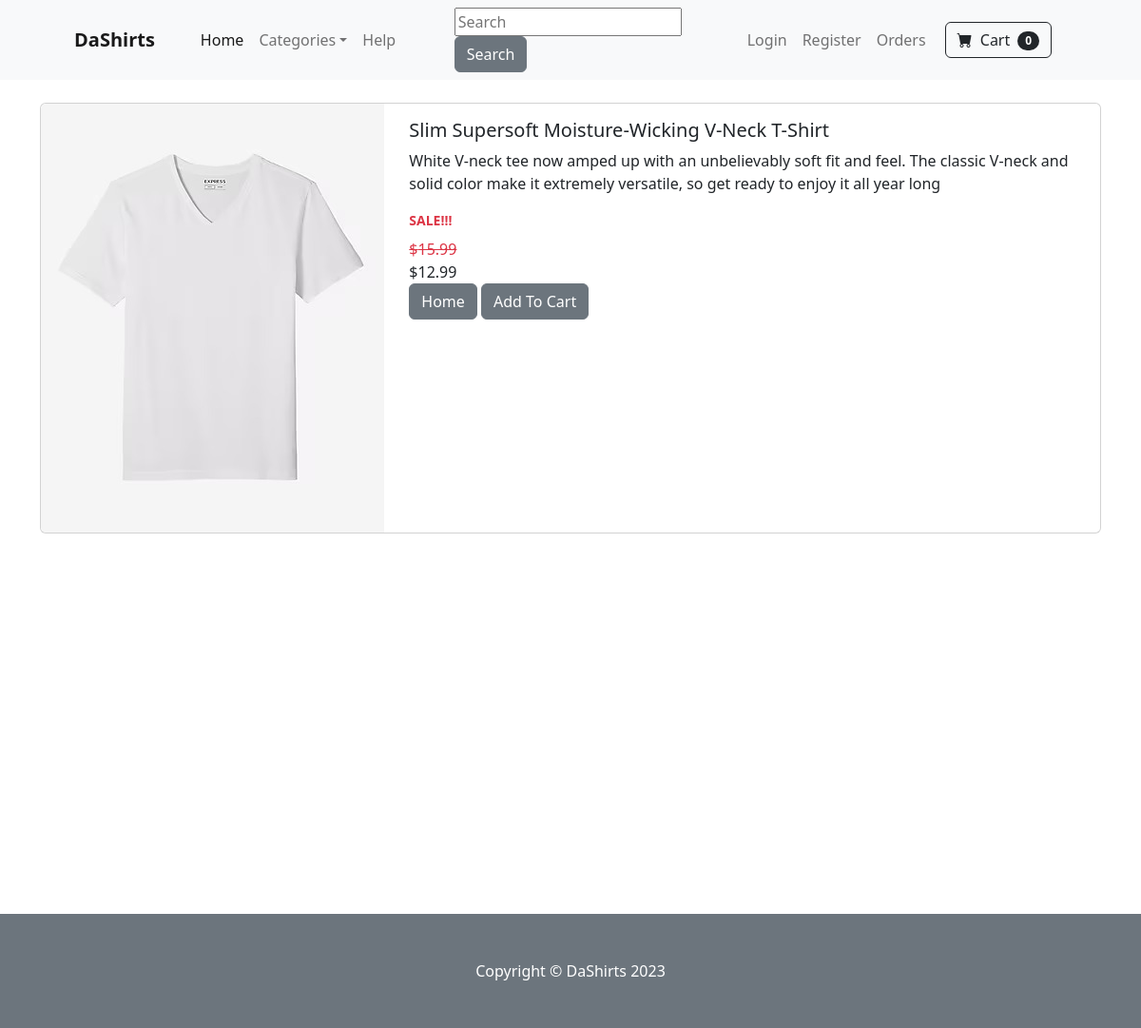
Page /product/1 on the committed database.
### store/models.py (models this page shows, shortened)
class Product(models.Model):
    id = models.AutoField(primary_key=True)
    name = models.CharField(max_length=100)
    price = models.DecimalField(default=0, decimal_places=2, max_digits=6)
    category = models.ForeignKey(Category, on_delete=models.CASCADE, default=1)
    description = models.TextField(blank=True, null=True)
    image = models.ImageField(upload_to='uploads/product/')
    on_sale = models.BooleanField(default=False)
    sale_price = models.DecimalField(default=0, decimal_places=2, max_digits=6)

### store/views.py (the view)
# urls.py: path('product/<int:pk>', views.product, name='product'), #go to product page based on product (primary key) number
def product(request,pk):
    product = Product.objects.get(id=pk)
    return render(request, 'product.html', {'product':product})

### store/templates/product.html (shortened to what this page needs)
{% extends 'base.html' %}
{% block content %}
<div class="container">
  <br/>
  <div class="card mb-3">
      <div class="row g-0">
        <div class="col-md-4">
          <img src="{{ product.image.url }}" class="img-fluid rounded-start" alt="...">
        </div>
        <div class="col-md-8">
          <div class="card-body">
            <h5 class="card-title">{{ product.name }}</h5>
            <p class="card-text">{{ product.description }}</p>
            {% if product.on_sale %}
            <div class="d-flex small text-warning mb-2 text-danger">
              <b>SALE!!!</b>
              </div>
              <div class="text-danger">
              <strike>
              ${{ product.price }}
              </strike>
              </div>
              ${{ product.sale_price }}
            {% else %}
              ${{ product.price }}
            {% endif %}
            <br/>
            <a href="{% url 'home' %}" class="btn btn-secondary">Home</a>
            <a href="{% url 'add_to_cart' pk=product.id %}" class="btn btn-secondary">Add To Cart</a>
          </div>
        </div>
      </div>
    </div>
</div>
<br/><br/><br/><br/><br/><br/><br/><br/><br/><br/><br/><br/><br/><br/><br/><br/>
{% endblock %}

### rows in the picture
Product: image (picture), name "Slim Supersoft Moisture-Wicking V-Neck T-Shirt", description "White V-neck tee now amped up with an unbelievably soft fit and feel. The classic V-neck and solid color make it extremely versatile, so get ready to enjoy it all year long", price "15.99", sale_price "12.99"
